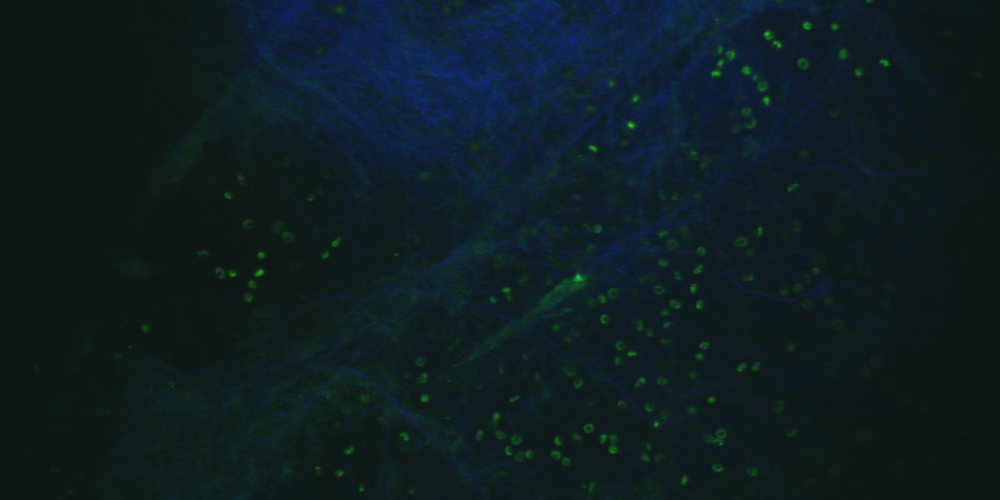
%> input picture R4/Untitled-000-000-000.tif, 1000 x 500 px; its folder holds only this picture in this run
$ octave boneSeg.m   (GNU Octave 9; MATLAB toolbox functions it lacks are replaced by stand-ins)
%> lines starting %> are read from the running program, lines starting %| are printed output that depends on the picture
### Mask3DBone.m

%%%%%%%%%%%%%%%%%%%%%%%%
%%%%% function modified from Juwell's algorithm for bone segmentation
%%%%% this function is used for determine osteocytes from 3D stacks
%%%%%%%%%%%%%%%%%%%%%%%%%

function AdjustedStack = Mask3DBone (ImgStack)

% Interactive signal recovery by Z plane for bone stack
% (Empirical; alternative to increase by exponential fit)
% Users are asked when to start and end signal recovery
% (Hint: Estimate these values using Enhanced Contrast in ImageJ)
% 20180416: *** WORKING VERSION ***

%% User Input

% === INPUT: ImgStack to be Filtered
% InputImg Tif vs MAT Query:
% TIF: img from microscope (ex. 1st pass)
% MAT: 1 channel single precision matrix (ex. 2nd pass; have done XY, now XZ)

Img_Height=500;
Img_Width = 1000;
NumImgSlices = size(ImgStack,3);
Z_PxLength = 1;

% Flat vs Non-Flat Query
% Non-flat slightly smoother outcome
FlatStrel_Query='n';
strel_Radius=3;     % Radius of flat element (disk)
offsetstrel_Radius=3;       % Radius of non-flat element (ball), >3 for effect
offsetstrel_MaxOffset=0.05;  % Max offset of non-flat element (ball), larger offset->image brighter

%% 20180417: Sharpen along Z axis (5-pixel 1D Gaussian)

%fprintf('Sharpening along Z axis by Gaussian deconvolution...\n');

ImgStack_Input=ImgStack;

% YZ Reslice
ImgStack_Perm=double(permute(ImgStack_Input,[3 2 1]));

% Sharpen along Z axis using Gaussian 1D Filter
Gauss1D_sigma=0.5;
Gauss1D_size=5;    % Length of Gauss 1D Filter vector
Gauss1D_colnum=linspace(-Gauss1D_size/2,Gauss1D_size/2,Gauss1D_size);
Gauss1D_filter=exp(-Gauss1D_colnum .^ 2/(2 * Gauss1D_sigma ^ 2));
Gauss1D_filter=Gauss1D_filter./sum(Gauss1D_filter); % Normalize

ZSharpenFilter=(padarray(Gauss1D_filter,(Gauss1D_size-1)/2,'both'))';

ImgStack_PermZSharp=zeros(size(ImgStack_Perm));
for k=1:size(ImgStack_Perm,3)   % parfor faster than for
    [ImgStack_PermZSharp(:,:,k),~]=deconvblind(ImgStack_Perm(:,:,k),ZSharpenFilter,10);
end

ImgStack_ZSharp=double(permute(ImgStack_PermZSharp,[3 2 1]));   % Do not rescale intensity
%ImgStack_ZSharp = ImgStack_ZSharp./max(ImgStack_ZSharp(:));
ImgStack_ZSharp(ImgStack_ZSharp>=0.99)=0;
ImgStack_ZSharp = ImgStack_ZSharp./max(ImgStack_ZSharp(:));


%% intensity profile by z

ImgStack_Input=ImgStack_ZSharp;

ImgStack_IP=ImgStack_Input;
ImgStack_IP(ImgStack_IP>0.999)=0;   % Do not consider saturation (255 in 8-bit scale)
ImgStack_IP(ImgStack_IP<0.05)=0;    % Do not consider v. low signal

% Match Intensity Profile
IntensityProfile=zeros(size(ImgStack_IP,3),1);

for k=1:size(ImgStack_IP,3)

    Img=reshape(ImgStack_IP(:,:,k),Img_Height*Img_Width,1);  % column vector
    Img(Img<eps)=[]; % Remove zeros
    [IPSort,IPSortIdx]=sort(Img,'descend');
    IPSortCtCutoff=round(Img_Height*Img_Width*0.00125);  % if #pixels available less than this number, skip

    % Exclude brightest and darkest intensities for mean calculation
    if ~isempty(IPSort)
        IPSortCalc=horzcat(IPSort,IPSortIdx);
        % IPSortCalc(IPSortCalc(:,1)>0.9*IPSort(1,1),:)=NaN;
        % IPSortCalc(IPSortCalc(:,1)<1.1*IPSort(end,1),:)=NaN;
        IPSortCalc(isnan(IPSortCalc(:,1)),:)=[];

        if length(IPSortCalc(:,1))>IPSortCtCutoff
            IntensityProfile(k,1)=mean(IPSortCalc(:,1),1);
        else
            IntensityProfile(k,1)=NaN; % Insufficient data pts to give meaningful value
        end
    else
        IntensityProfile(k,1)=NaN;
    end
end

% Patch occasional holes in intensity profile
% Create moving averages of 3 and 5 pixel span;
% ie. if NaN segment is < 5 elements long, fill by approximate


IPMovMean3=movmean(IntensityProfile,3,'omitnan');
IntensityProfile_MM3=IntensityProfile;
IntensityProfile_MM3(find(isnan(IntensityProfile)),1)=IPMovMean3(find(isnan(IntensityProfile)),1);

IPMovMean5=movmean(IntensityProfile,5,'omitnan');
IntensityProfile_MM5=IntensityProfile_MM3;
IntensityProfile_MM5(find(isnan(IntensityProfile_MM3)),1)=IPMovMean5(find(isnan(IntensityProfile_MM3)),1);


%% 20180412: Brightness-Contrast Adjustment by Z Intensity Profile

%fprintf('Brightness-Contrast Adjustment by Z Intensity Profile...\n');

ImgStack_Input=ImgStack;
%ImgStack_Input=ImgStack_ZSharp;

IntensityProfile_Input=IntensityProfile_MM5;

% == Finalize IntensityScaleFactor
IntensityScaleFactor=1./IntensityProfile_Input;
IntensityScaleFactor=IntensityScaleFactor/min(IntensityScaleFactor(:));

%  = Intensity Scale Factor 1: Fill NaN with constants, no extrapolation
% * Before 1st non-NAN  number: fill with 1st non-NaN number
% * After last non-NAN  number: fill with last non-NaN number
% * The rest fill with largest non-NAN number
IntensityScaleFactor1=IntensityScaleFactor;
IntensityScaleFactor1_FirstNum=IntensityScaleFactor1(find(~isnan(IntensityScaleFactor1),1,'first'),1);
IntensityScaleFactor1_LastNum=IntensityScaleFactor1(find(~isnan(IntensityScaleFactor1),1,'last'),1);
IntensityScaleFactor1(1:(find(~isnan(IntensityScaleFactor1),1,'first')-1),1)=...
    repmat(IntensityScaleFactor1_FirstNum,find(~isnan(IntensityScaleFactor1),1,'first')-1,1);
IntensityScaleFactor1((find(~isnan(IntensityScaleFactor1),1,'last')+1:end),1)=...
    repmat(IntensityScaleFactor1_LastNum,(size(IntensityScaleFactor1,1)-find(~isnan(IntensityScaleFactor1),1,'last')),1);
IntensityScaleFactor1(isnan(IntensityScaleFactor1),1)=...
    repmat(max(IntensityScaleFactor1,[],1),size(IntensityScaleFactor1(isnan(IntensityScaleFactor1),1),1),1);

% [9 lines of commented-out code are left out]

ImgStack_IPBC=single(ImgStack_Input);
IntensityScaleFactorTemp=IntensityScaleFactor1;

ImgStack_IPBC=ImgStack_IPBC.*...
        repmat(reshape(IntensityScaleFactorTemp,1,1,numel(IntensityScaleFactorTemp)),Img_Height,Img_Width,1);
ImgStack_IPBC=ImgStack_IPBC./max(ImgStack_IPBC(:));


%AdjustedStack=ImgStack_IPBC.*255;


%% 17Jun16: Normalize ImgStack w/ Maximum Projection along Z-axis

% [ImgStack_ZMaxNorm]=ImgStackZMaxNorm_20170328(ImgStack,Z_PxLength,ImgMask_Query,ImgMaskStack);

%fprintf('Normalizing by maximum Z-projection...\n');

ImgStack_Input=ImgStack_IPBC;

ImgStack_ZMaxSort=ImgStack_Input;


ImgStack_ZMaxSort(ImgStack_ZMaxSort>=1)=0;   % Do not consider SatVal
ImgStack_ZMaxSort=sort(ImgStack_ZMaxSort,3,'descend');    % Matrix should not have NaN

 % Normalize by largest values along Z for each [Row,Col]
 % If [Row,Col] have < 5-10 um Z (~ 1-2 cell diameter) with non-zero value,
 % remove from threshold consideration; otherwise take average of non-zero values
 % and set as max
ImgStack_ZMaxSortZlim=round(5/Z_PxLength);
ImgStack_ZMaxSortZlimZeroIdx=find(ImgStack_ZMaxSort(:,:,ImgStack_ZMaxSortZlim)==0); % List of [Row,Col] in linear index
for i=1:ImgStack_ZMaxSortZlim    % Small i count, do not use parfor
    ImgStack_ZMaxSort(ImgStack_ZMaxSortZlimZeroIdx+Img_Height*Img_Width*(i-1))=0;
end
ImgStack_ZMax=single(mean(ImgStack_ZMaxSort(:,:,1:ImgStack_ZMaxSortZlim),3));
ImgStack_ZMax(ImgStack_ZMax < 0.1)=1; % Ensure 0/0 does not happen; smallest val=eps;
ImgStack_ZMax=repmat(ImgStack_ZMax,1,1,NumImgSlices);

% Divide to normalize
ImgStack_ZMaxNorm=single(ImgStack_Input./ImgStack_ZMax);

ImgStack_ZMaxNorm(ImgStack_ZMaxNorm>1)=1;

%AdjustedStack=ImgStack_ZMaxNorm.*255;


%% 17Jun16: Average Filter in XY plane

%fprintf('Running XY average filter...\n');

%ImgStack_Input=ImgStack_ZMaxNorm;
ImgStack_Input=ImgStack_IPBC;       %%% skip Zmax Norm procedure


% Average filter, n-pixel radius circle
if FlatStrel_Query=='y'
    h_av=fspecial('disk',strel_Radius);
else
    h_av=fspecial('disk',offsetstrel_Radius);
end

% Average filter on each Z slice.
% imfilter() is okay with NaN; if neighbourhood touches NaN pixels,
% Center pixel = NaN
ImgStack_XYAv=single(zeros(size(ImgStack_Input)));
for k=1:NumImgSlices   % for faster than parfor
    ImgStack_XYAv(:,:,k)=single(imfilter(ImgStack_Input(:,:,k),h_av));
end

%figure, imagesc(ImgStack_XYAv(:,:,22));


%% 17Jun16: Image closing -OR- Maximum Filter in XY plane
% Maximum filter includes more bone area ~2pixel width); Image closing
% looks more natural OPTION 1: Imge Closing

%fprintf('Performing XY image closing...\n');

ImgStack_Input=ImgStack_XYAv;

if FlatStrel_Query=='y'
    SE=strel('disk',strel_Radius,8);
else
    SE=offsetstrel('ball',offsetstrel_Radius,offsetstrel_MaxOffset,8);
end

% Image closing on each Z slice. Image closing is dilation, followed by
% erotion; fill in small holes MATLAB's imdilate is the same as max filter
% for grayscale images MATLAB's imerode is the same as min filter for
% grayscale images imdilate does not take NaN; set NaN to 0 (largely does
% not affect max)
ImgStack_XYClose=single(ImgStack_Input);
ImgStack_XYClose(isnan(ImgStack_XYClose))=0;

for k=1:NumImgSlices   % for faster than parfor
    ImgStack_XYClose(:,:,k)=imdilate(ImgStack_XYClose(:,:,k),SE);
    ImgStack_XYClose(:,:,k)=imerode(ImgStack_XYClose(:,:,k),SE);

end

%figure, imagesc(ImgStack_XYClose(:,:,22));

AdjustedStack=ImgStack_XYClose;

%% 17Jun16: Rescale ImgStack_XYNormSlideAvMax to fill Greyscale [0,1]

% [60 lines of commented-out code are left out]


end

### boneSeg.m
%%%%%%%%
%%% Processing the calcium imaging stacks
%%% Have two major functions:
%%% 1) segment bone and 2) segment Rhode5N
%%% requirements: 1) Bone segmentation doesn't include osteocytes
%%% 2) Rhode5N segmentation is smooth and narrow
%%%%%%%


clc; close all hidden; fclose('all'); clearvars;


path = '/Users/AllisonYeh/Desktop/Calcium manuscript/R4';      % the folder that stores all the images
cd(path)
stacks=dir('*.tif*');
len=length(stacks);


Diameter_um_min=5.0;
XY_PxLength=400/1000;
Z_PxLength=1.0;

Red_BG = 15;        %%% the background of red channels
Green_BG = 23;      %%% the background of green channels
Blue_BG = 27;      %%% the background of green channels


Osx_Thresh=[9;1]; %%% used for Otsu thresholding of osx
Col_Thresh=[9;2]; %%% used for Otsu thresholding of col1
SHG_Thresh = [5;1]; %%% used for SHG thresholding

NOOD = ones(3,3);
SE=strel('disk',3,4);
SE2=strel('disk',2,4);
SE3=strel('disk',10,4);
boneblur = strel('disk',10,8);


%% Calculate px size for kernel size
% Kernel size should be ~1/2 of feature diameter, w/ variance

Diameter_px_min=Diameter_um_min/XY_PxLength;
Kernel_px_min=floor(Diameter_px_min/2-(Diameter_px_min/2/4));

if mod(Kernel_px_min,2)==0  % Must be odd
    Kernel_px_min=Kernel_px_min+1;
end

tophatMask = strel('disk',20);      %%% masks that used to subtract the unevenness of the image.

blur = 1; %%% guassian filter for bone smoothness
Osteo_size = [100,800];


%% test to read in the entire stack


NumofStacks = len;

size_x  = 500;
size_y  = 1000;

Ori_Red = zeros (size_x,size_y,NumofStacks);
Ori_Green = zeros (size_x,size_y,NumofStacks);

Osx_img = zeros (size_x,size_y,NumofStacks);
Shg_img = zeros (size_x,size_y,NumofStacks);

for ind = 1:NumofStacks

    fname = stacks(ind).name;
    image_Input = imread(fname);

    %%% read in and preprocess Red channel for Rhod5N
    Ori_Red(:,:,ind) = uint8(image_Input(:,:,1));
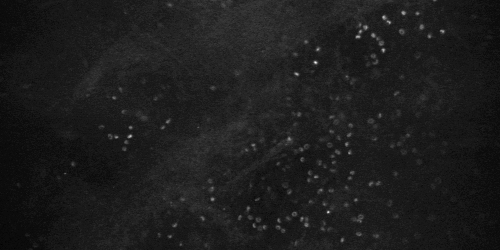
%> Ori_Red: size 500x1000 double (shown at 1/2 size); min 13, max 33, mean 15.3; drawn with min black and max white
    Ori_Green(:,:,ind) = uint8(image_Input(:,:,2));

    Osx_img_tempt = single(image_Input(:,:,1));
    Osx_img_tempt = imgaussfilt(Osx_img_tempt,1);       %%% smooth to remove the noise use for SNARF and don't use for Rhod5N
    Osx_img_tempt = Osx_img_tempt - Red_BG;
    Osx_img_tempt(Osx_img_tempt<0)=0;
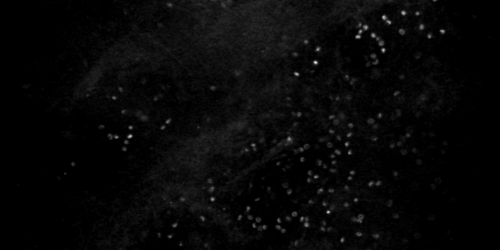
%> Osx_img_tempt: size 500x1000 single (shown at 1/2 size); min 0, max 14.83, mean 0.437; drawn with min black and max white
    % [8 lines of commented-out code are left out]


    OsxImg= Osx_img_tempt;
    %%% to remove the big bright blobs which are most likly to be osteoids and OB
    %OsxImg = Osx_img_tempt - OsxImg;
    %OsxImg(OsxImg<=0) = 0;

    OsxImg = OsxImg./max(OsxImg(:));
    %OsxImg(OsxImg>0.3) = 0.3;             %%% compress the contrast
    %OsxImg = OsxImg./0.3;
    %OsxImg = double(OsxImg);


    Osx_img(:,:,ind) = OsxImg;

    %%% read in and preprocess SHG channel to get a SHG mask

    SHG = uint8(image_Input(:,:,3));
    SHG = SHG-Blue_BG;
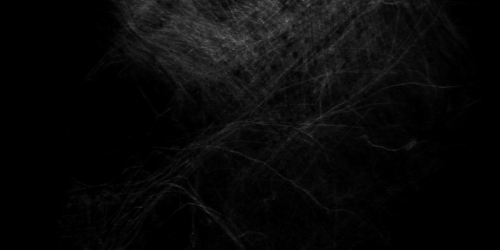
%> SHG: size 500x1000 uint8 (shown at 1/2 size); min 0, max 126, mean 9.1
    SHG(SHG<0)=0;
    SHG = double(SHG);
%> SHG: size 500x1000 double
    SHG = imgaussfilt(SHG,blur);    %%% blur the SHG to reduce noise


    if max(SHG(:))==0
        SHG = zeros(size_x,size_y);
    else
        SHG = SHG./max(SHG(:));
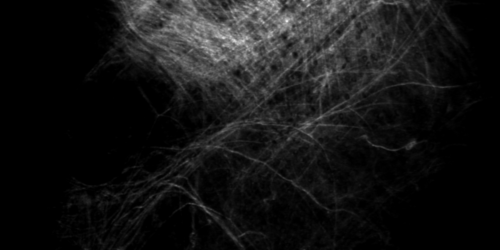
%> SHG: size 500x1000 double (shown at 1/2 size); min 0, max 1, mean 0.0842
    end


% [5 lines of commented-out code are left out]

    Shg_img(:,:,ind) = SHG;


end

Osx_img=Osx_img-0.0;
Osx_img(Osx_img<0) = 0;
Osx_img(Osx_img>0.8) = 0.8;     %% compress the contrast
%> Osx_img: size 500x1000 double; min 0, max 0.8, mean 0.0295
Osx_img = Osx_img./0.8;
Osx_img = double(Osx_img);

% [4 lines of commented-out code are left out]

Rhod_eq = histeq(Osx_img);       %% backup histogram equalizer
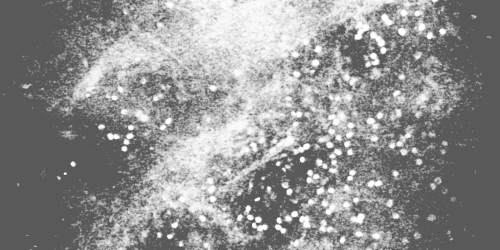
%> Rhod_eq: size 500x1000 double (shown at 1/2 size); min 0.349, max 1, mean 0.564
Rhod_eq = Rhod_eq - min(Rhod_eq(:));
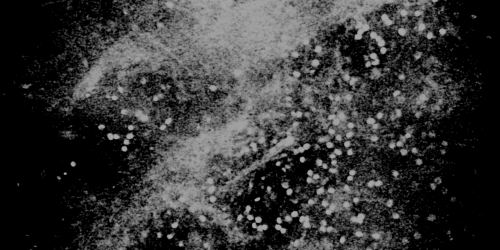
%> Rhod_eq: size 500x1000 double (shown at 1/2 size); min 0, max 0.651, mean 0.214
Rhod_eq = Rhod_eq./max(Rhod_eq(:));
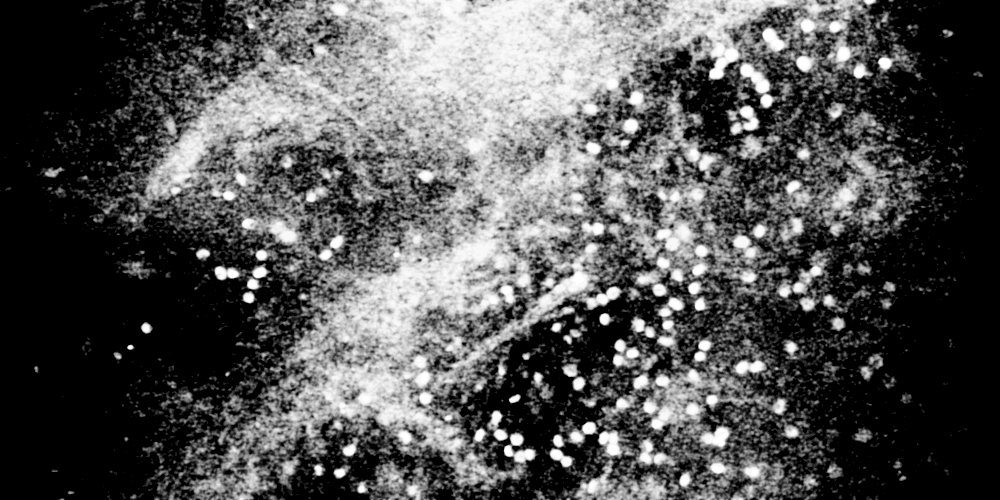
%> Rhod_eq: size 500x1000 double; min 0, max 1, mean 0.33

Shg_img=Shg_img-0;
Shg_img(Shg_img<0) = 0;


%% adjust the bone decay
clc
AdjustedSHG = Mask3DBone (Shg_img);
%> the run ends on the next line

$ run again, on R4/Untitled-000-000-008.tif
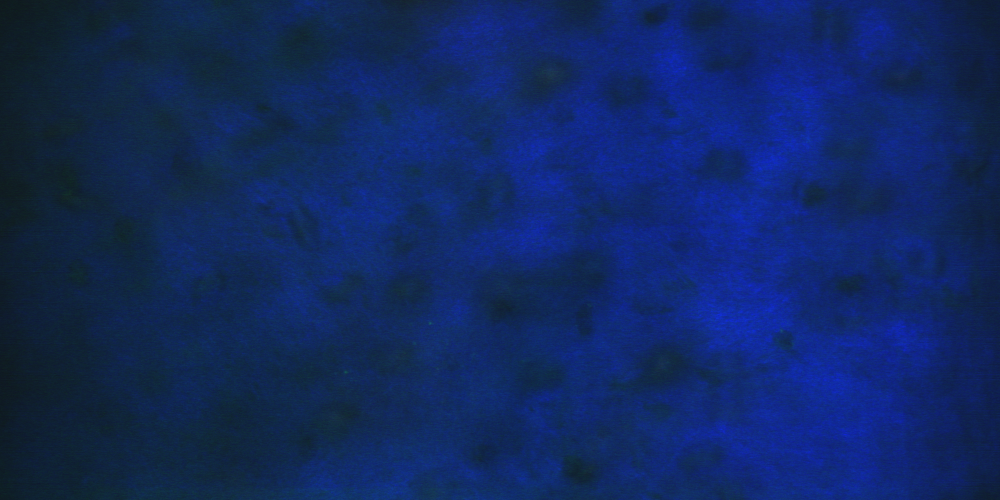
%> input picture R4/Untitled-000-000-008.tif, 1000 x 500 px
%> `Osx_img = Osx_img./0.8;`:
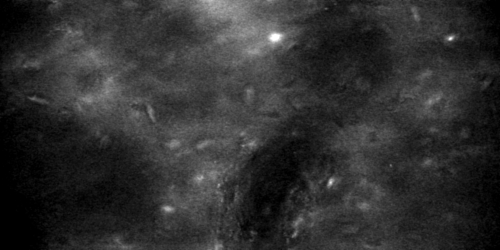
%> Osx_img: size 500x1000 double (shown at 1/2 size); min 0, max 1, mean 0.189
%> `Rhod_eq = histeq(Osx_img);`:
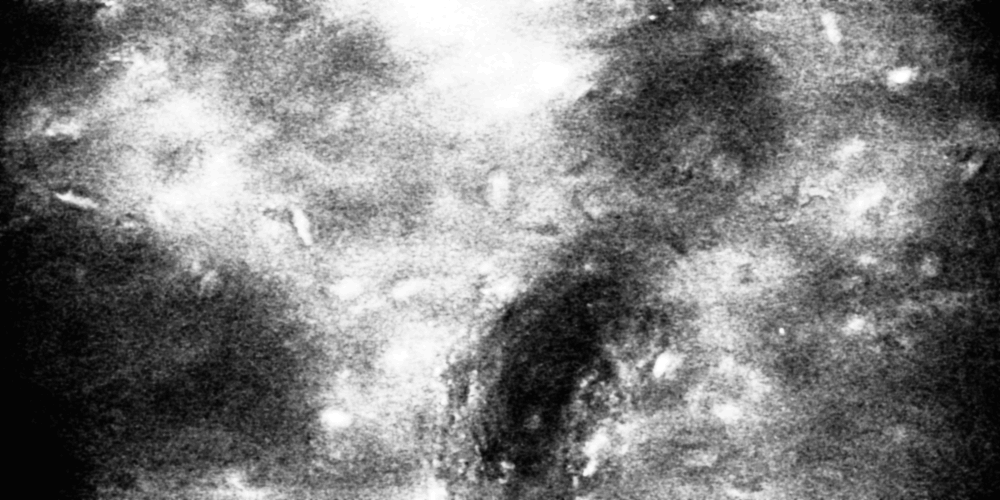
%> Rhod_eq: size 500x1000 double; min 0.0159, max 1, mean 0.498

$ run again, on R4/Untitled-000-000-009.tif
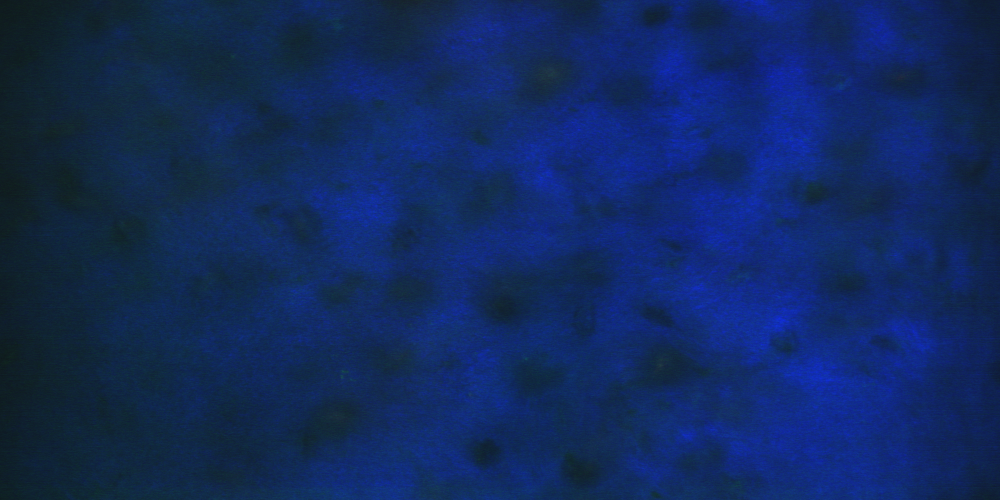
%> input picture R4/Untitled-000-000-009.tif, 1000 x 500 px
%> `Osx_img = Osx_img./0.8;`:
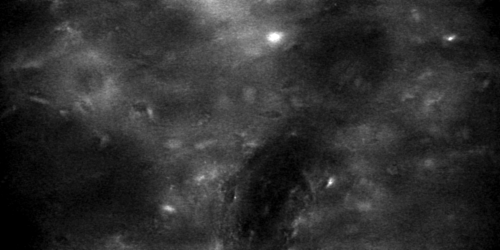
%> Osx_img: size 500x1000 double (shown at 1/2 size); min 0, max 1, mean 0.186
%> `Rhod_eq = histeq(Osx_img);`:
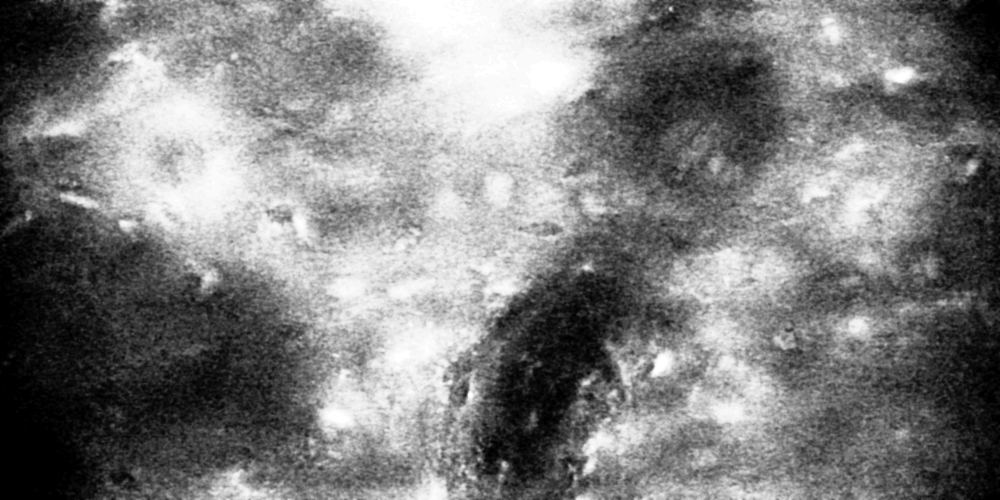
%> Rhod_eq: size 500x1000 double; min 0, max 1, mean 0.498
